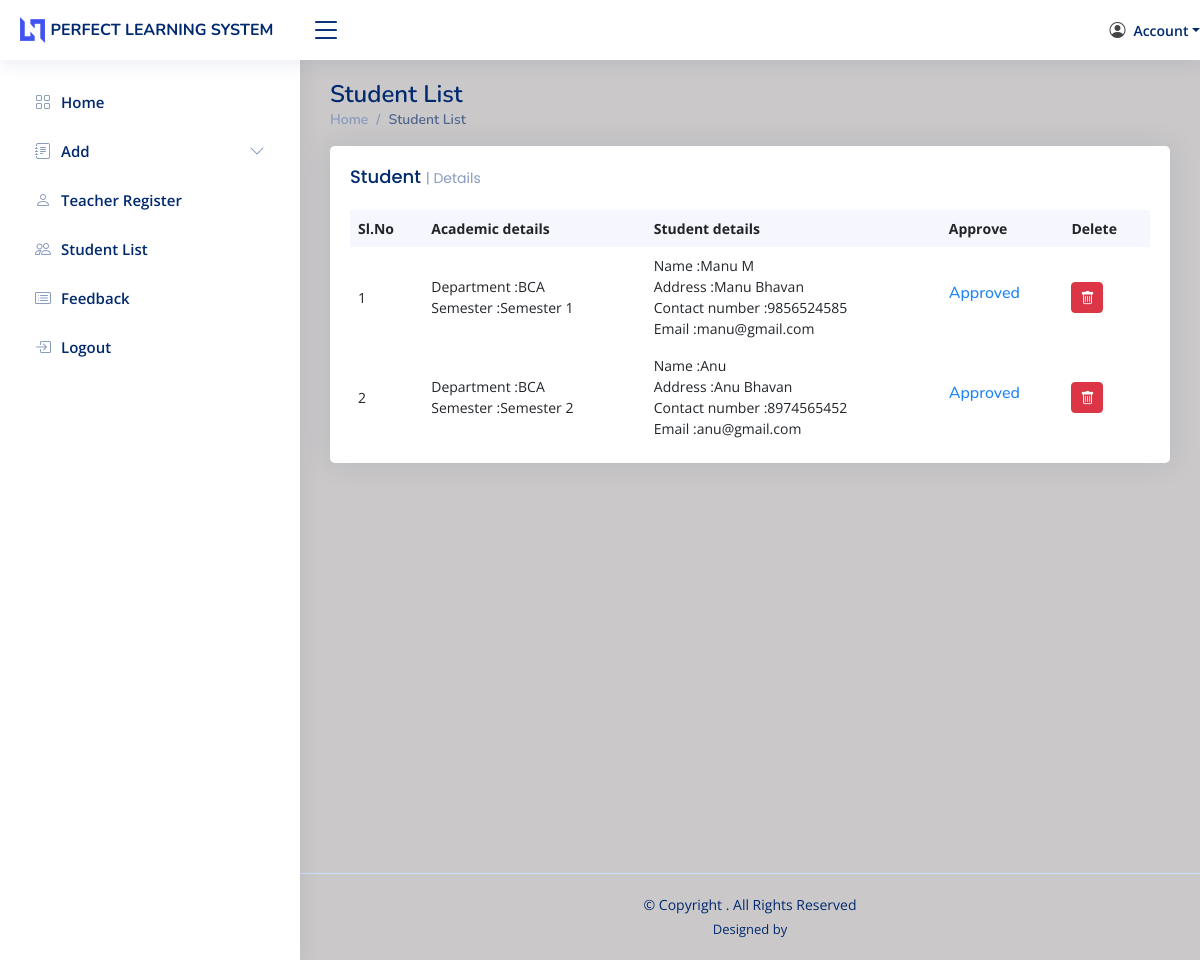
Page /master/view_student.php on the committed database.
### tables this page shows
CREATE TABLE IF NOT EXISTS `tb_student_register` (
  `st_id` int(11) NOT NULL AUTO_INCREMENT,
  `name` varchar(30) NOT NULL,
  `address` varchar(150) NOT NULL,
  `contact_no` bigint(20) NOT NULL,
  `email` varchar(50) NOT NULL,
  `dep_id` int(11) NOT NULL,
  `sm_id` int(11) NOT NULL,
  `log_id` int(11) NOT NULL,
  PRIMARY KEY (`st_id`),
  KEY `tb_Student_register_log_id_04f30560_fk_tb_Login_log_id` (`log_id`)
);

CREATE TABLE IF NOT EXISTS `tb_departments` (
  `dep_id` int(11) NOT NULL AUTO_INCREMENT,
  `department` varchar(100) NOT NULL,
  PRIMARY KEY (`dep_id`)
);

CREATE TABLE IF NOT EXISTS `tb_semester` (
  `sm_id` int(11) NOT NULL AUTO_INCREMENT,
  `semester` varchar(200) NOT NULL,
  PRIMARY KEY (`sm_id`)
);

### master/view_student.php (the view, shortened to what this page needs)
<?php
include 'header.php';
include '../connection.php';
?>
<div class="pagetitle">
    <h1>Student List</h1>
    <nav>
      <ol class="breadcrumb">
        <li class="breadcrumb-item"><a href="#">Home</a></li>
        <li class="breadcrumb-item active">Student List</li>
      </ol>
    </nav>
</div>
<section class="section dashboard">
    <div class="row">
        <div class="col-lg-12">
            <div class="row">
            <?php
            $sql = mysqli_query($con,"select l.status,t.*,d.department,s.semester from tb_student_register as t inner join tb_login as l on l.log_id=t.log_id inner join  tb_departments as d on t.dep_id=d.dep_id inner join tb_semester as s on t.sm_id=s.sm_id order by l.status");
            $n = mysqli_num_rows($sql);
            if($n>0){ ?>
                <div class="col-12">
                    <div class="card top-selling overflow-auto">
                    <div class="card-body pb-0">
                        <h5 class="card-title">Student <span>| Details</span></h5>
                        <table class="table table-borderless">
                        <thead>
                            <tr>
                            <th scope="col">Sl.No</th>
                            <th scope="col">Academic details</th>
                            <th scope="col">Student details</th>
                            <th scope="col">Approve</th>
                            <th scope="col">Delete</th>
                            </tr>
                        </thead>
                        <tbody>
                        <?php
                           $c = 1;
                           while($r=mysqli_fetch_array($sql)) { ?>
                            <tr>
                            <td><?php echo $c ?></td>
                            <td>Department :<?php echo $r['department']; ?> <br>
                                Semester :<?php echo $r['semester']; ?>
                            </td>
                            <td>Name :<?php echo $r['name']; ?> <br>
                                Address :<?php echo $r['address']; ?> <br>
                                Contact number :<?php echo $r['contact_no']; ?> <br>
                                Email :<?php echo $r['email']; ?>
                            </td>
                            <td>
                                <?php if( $r['status'] == 0){ ?>
                                <a href="view_student.php?log_id=<?php echo $r['log_id']; ?>" class="btn btn-primary btn-sm">Approve</a>
                                <?php } else { ?>
                                <h6 style="color:rgb(31, 132, 247)">Approved</h6>
                                <?php } ?>
                            </td>
                            <td><a href="delete_student.php?log_id=<?php echo $r['log_id']; ?>" class="btn btn-danger btn-sm" title="Remove my profile image"><i class="bi bi-trash"></i></a></td>
                            </tr>
                            <?php $c+=1; } ?>
                        </tbody>
                        </table>
                    </div>
                    </div>
                </div>
                <?php } else{ ?>
                <div class="col-12"></div>
                <?php
                } ?>
            </div>
        </div>
    </div>
</section>
<?php
include 'footer.php';
?>

### master/header.php (shortened to what this page needs)
<!DOCTYPE html>
<html lang="en">
<head>
  <link href="../static/admin/assets/vendor/bootstrap/css/bootstrap.min.css" rel="stylesheet">
  <link href="../static/admin/assets/vendor/bootstrap-icons/bootstrap-icons.css" rel="stylesheet">
  <link href="../static/admin/assets/vendor/boxicons/css/boxicons.min.css" rel="stylesheet">
  <link href="../static/admin/assets/vendor/quill/quill.snow.css" rel="stylesheet">
  <link href="../static/admin/assets/vendor/quill/quill.bubble.css" rel="stylesheet">
  <link href="../static/admin/assets/vendor/remixicon/remixicon.css" rel="stylesheet">
  <link href="../static/admin/assets/vendor/simple-datatables/style.css" rel="stylesheet">
  <link href="../static/admin/assets/css/style.css" rel="stylesheet">
</head>
<body style="background-color: rgb(202, 200, 200);">
  <header id="header" class="header fixed-top d-flex align-items-center">
    <div class="d-flex align-items-center justify-content-between">
      <a href="index.html" class="logo d-flex align-items-center">
        <img src="../static/admin/assets/img/logo.png" alt="">
        <span class="d-none d-lg-block" style="font-size:16px;">PERFECT LEARNING SYSTEM</span>
      </a>
      <i class="bi bi-list toggle-sidebar-btn"></i>
    </div>
    <nav class="header-nav ms-auto">
      <ul class="d-flex align-items-center">
        <li class="nav-item dropdown pe-3">
          <a class="nav-link nav-profile d-flex align-items-center pe-0" href="#" data-bs-toggle="dropdown">
            <li class="bi bi-person-circle"></li>
            <span class="d-none d-md-block dropdown-toggle ps-2">Account</span>
          </a>
        </li>
      </ul>
    </nav>
  </header>
  <aside id="sidebar" class="sidebar">
    <ul class="sidebar-nav" id="sidebar-nav">
      <li class="nav-item">
        <a class="nav-link collapsed" href="home.php">
          <i class="bi bi-grid"></i>
          <span>Home</span>
        </a>
      </li>
      <li class="nav-item">
        <a class="nav-link collapsed" data-bs-target="#forms-nav" data-bs-toggle="collapse" href="#">
          <i class="bi bi-journal-text"></i><span>Add</span><i class="bi bi-chevron-down ms-auto"></i>
        </a>
      </li>
      <li class="nav-item">
        <a class="nav-link collapsed" href="teacher_register.php">
          <i class="bi bi-person"></i>
          <span>Teacher Register</span>
        </a>
      </li>
      <li class="nav-item">
        <a class="nav-link collapsed" href="view_student.php">
          <i class="bi bi-people"></i>
          <span>Student List</span>
        </a>
      </li>
      <li class="nav-item">
        <a class="nav-link collapsed" href="feedback.php">
          <i class="bi bi-card-list"></i>
          <span>Feedback</span>
        </a>
      </li>
      <li class="nav-item">
        <a class="nav-link collapsed" href="../sign_out.php">
          <i class="bi bi-box-arrow-in-right"></i>
          <span>Logout</span>
        </a>
      </li>
    </ul>
  </aside>
  <main id="main" class="main">

### master/footer.php (shortened to what this page needs)
</main>
  <footer id="footer" class="footer" style="margin-top: 360px;">
    <div class="copyright">
      &copy; Copyright <strong><span></span></strong>. All Rights Reserved
    </div>
    <div class="credits">
      Designed by <a href="https://bootstrapmade.com/"></a>
    </div>
  </footer>
</body>
</html>

### static/admin/assets/css/style.css (style rules this page uses)
:root { scroll-behavior: smooth; }
body { font-family: "Open Sans", sans-serif; background: #f6f9ff; color: #444444; }
a { color: #4154f1; text-decoration: none; }
h1, h2, h3, h4, h5, h6 { font-family: "Nunito", sans-serif; }
#main { margin-top: 60px; padding: 20px 30px; transition: all 0.3s; }
.pagetitle { margin-bottom: 10px; }
.pagetitle h1 { font-size: 24px; margin-bottom: 0; font-weight: 600; color: #012970; }
.card { margin-bottom: 30px; border: none; border-radius: 5px; box-shadow: 0px 0 30px rgba(1, 41, 112, 0.1); }
.card-title { padding: 20px 0 15px 0; font-size: 18px; font-weight: 500; color: #012970; font-family: "Poppins", sans-serif; }
.card-title span { color: #899bbd; font-size: 14px; font-weight: 400; }
.card-body { padding: 0 20px 20px 20px; }
.breadcrumb { font-size: 14px; font-family: "Nunito", sans-serif; color: #899bbd; font-weight: 600; }
.breadcrumb a { color: #899bbd; transition: 0.3s; }
.breadcrumb .breadcrumb-item::before { color: #899bbd; }
.breadcrumb .active { color: #51678f; font-weight: 600; }
.logo { line-height: 1; }
@media (min-width: 1200px) { .logo { width: 280px; } }
.logo img { max-height: 26px; margin-right: 6px; }
.logo span { font-size: 26px; font-weight: 700; color: #012970; font-family: "Nunito", sans-serif; }
.header { transition: all 0.5s; z-index: 997; height: 60px; box-shadow: 0px 2px 20px rgba(1, 41, 112, 0.1); background-color: #fff; padding-left: 20px; }
.header .toggle-sidebar-btn { font-size: 32px; padding-left: 10px; cursor: pointer; color: #012970; }
.header-nav ul { list-style: none; }
.header-nav>ul { margin: 0; padding: 0; }
.header-nav .nav-profile { color: #012970; }
.header-nav .nav-profile span { font-size: 14px; font-weight: 600; }
.sidebar { position: fixed; top: 60px; left: 0; bottom: 0; width: 300px; z-index: 996; transition: all 0.3s; padding: 20px; overflow-y: auto; scrollbar-width: thin; scrollbar-color: #aab7cf transparent; box-shadow: 0px 0px 20px rgba(1, 41, 112, 0.1); background-color: #fff; }
@media (min-width: 1200px) { #main, #footer { margin-left: 300px; } }
.sidebar-nav { padding: 0; margin: 0; list-style: none; }
.sidebar-nav li { padding: 0; margin: 0; list-style: none; }
.sidebar-nav .nav-item { margin-bottom: 5px; }
.sidebar-nav .nav-link { display: flex; align-items: center; font-size: 15px; font-weight: 600; color: #4154f1; transition: 0.3; background: #f6f9ff; padding: 10px 15px; border-radius: 4px; }
.sidebar-nav .nav-link i { font-size: 16px; margin-right: 10px; color: #4154f1; }
.sidebar-nav .nav-link.collapsed { color: #012970; background: #fff; }
.sidebar-nav .nav-link.collapsed i { color: #899bbd; }
.sidebar-nav .nav-link .bi-chevron-down { margin-right: 0; transition: transform 0.2s ease-in-out; }
.dashboard .top-selling { font-size: 14px; }
.dashboard .top-selling .table thead { background: #f6f6fe; }
.dashboard .top-selling .table thead th { border: 0; }
.dashboard .top-selling .table tbody td { vertical-align: middle; }
.footer { padding: 20px 0; font-size: 14px; transition: all 0.3s; border-top: 1px solid #cddfff; }
.footer .copyright { text-align: center; color: #012970; }
.footer .credits { padding-top: 5px; text-align: center; font-size: 13px; color: #012970; }

### rows in the picture
tb_student_register: dep.department "BCA", sm.semester "Semester 1", name "Manu M", address "Manu Bhavan", contact_no "9856524585", email "manu@gmail.com"
tb_student_register: dep.department "BCA", sm.semester "Semester 2", name "Anu", address "Anu Bhavan", contact_no "8974565452", email "anu@gmail.com"
